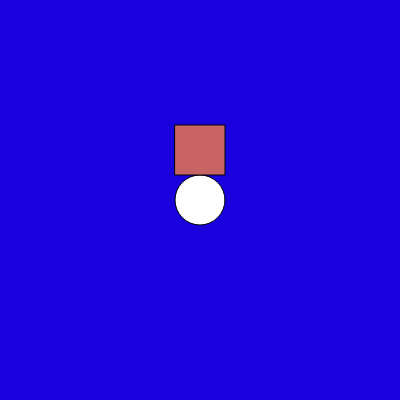
Frame 1 (no input)
Frame 60 (no input): identical to frame 1, image omitted
Frame 120 (the mouse pressed at the canvas centre since frame 60): identical to frame 1, image omitted

The p5.js sketch that drew this single still picture (run headless with seeded random() and noise() and a simulated clock; from frame 60 on, the mouse is pressed at the canvas centre):

// p5.js sketch
// ── sketch.js
function setup() {
    createCanvas(400,400);
    print("hello");
}

function draw() {
    background(25,0,220);
    
    // circle
    fill(255,255,255);
    ellipse(200,200,50,50);

    fill(200,100,100);
    rectMode(CENTER);
    rect(200,150,50,50);


}
